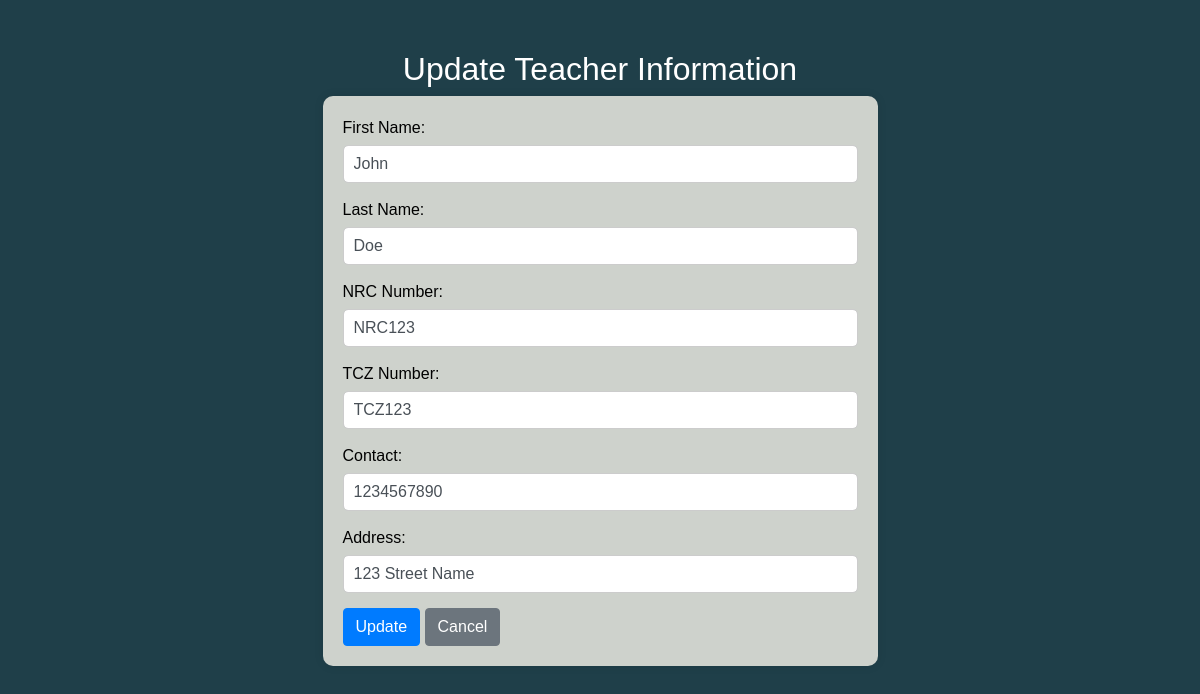
The app's page /update_teacher.php?id=1 with its own data.
### tables this page shows
CREATE TABLE IF NOT EXISTS `teachers` (
  `id` int NOT NULL AUTO_INCREMENT,
  `firstname` varchar(50) NOT NULL,
  `lastname` varchar(50) NOT NULL,
  `username` varchar(255) NOT NULL,
  `password` varchar(255) NOT NULL,
  `nrc_number` varchar(50) NOT NULL,
  `tcz_number` varchar(50) NOT NULL,
  `contact` varchar(50) NOT NULL,
  `address` varchar(255) NOT NULL,
  `class_id` int DEFAULT NULL,
  `class_ids` varchar(255) DEFAULT NULL,
  `active` tinyint DEFAULT '0',
  PRIMARY KEY (`id`),
  KEY `class_id` (`class_id`)
);

### update_teacher.php (the view, shortened to what this page needs)
<!DOCTYPE html>
<html lang="en">
<head>
    <link href="https://maxcdn.bootstrapcdn.com/bootstrap/4.5.2/css/bootstrap.min.css" rel="stylesheet">
</head>
<body>
<div class="container">
    <div class="form-container">
        <?php
        $servername = "localhost";
        $username = "root";
        $password = "";
        $dbname = "registration";
        $conn = new mysqli($servername, $username, $password, $dbname);
        if ($_SERVER['REQUEST_METHOD'] === 'GET' && isset($_GET['id'])) {
            $teacher_id = $_GET['id'];
            $sql_teacher = "SELECT id, firstname, lastname, nrc_number, tcz_number, contact, address FROM teachers WHERE id = ?";
            $stmt_teacher = $conn->prepare($sql_teacher);
            $stmt_teacher->bind_param("i", $teacher_id);
            $stmt_teacher->execute();
            $stmt_teacher->store_result();
            $stmt_teacher->bind_result($id, $firstname, $lastname, $nrc_number, $tcz_number, $contact, $address);
            if ($stmt_teacher->num_rows > 0) {
                ?>
                <h2 class="text-center">Update Teacher Information</h2>
                <form method="post" action="update_teacher_process.php">
                    <div class="form-group">
                        <label for="firstname">First Name:</label>
                        <input type="text" class="form-control" id="firstname" name="firstname" value="<?php echo $firstname; ?>">
                    </div>
                    <div class="form-group">
                        <label for="lastname">Last Name:</label>
                        <input type="text" class="form-control" id="lastname" name="lastname" value="<?php echo $lastname; ?>">
                    </div>
                    <div class="form-group">
                        <label for="nrc_number">NRC Number:</label>
                        <input type="text" class="form-control" id="nrc_number" name="nrc_number" value="<?php echo $nrc_number; ?>">
                    </div>
                    <div class="form-group">
                        <label for="tcz_number">TCZ Number:</label>
                        <input type="text" class="form-control" id="tcz_number" name="tcz_number" value="<?php echo $tcz_number; ?>">
                    </div>
                    <div class="form-group">
                        <label for="contact">Contact:</label>
                        <input type="text" class="form-control" id="contact" name="contact" value="<?php echo $contact; ?>">
                    </div>
                    <div class="form-group">
                        <label for="address">Address:</label>
                        <input type="text" class="form-control" id="address" name="address" value="<?php echo $address; ?>">
                    </div>
                    <button type="submit" class="btn btn-primary">Update</button>
                    <a href="dashboard.php" class="btn btn-secondary">Cancel</a>
                </form>
                <?php
            } else {
                echo "<div class='alert alert-danger text-center'>Teacher not found.</div>";
            }
        } else {
            echo "<div class='alert alert-danger text-center'>Invalid request.</div>";
        }
        ?>
    </div>
</div>
</body>
</html>

### update_teacher.php (style rules this page uses)
body { background-color: #1F3F49; font-family: Arial, sans-serif; }
.form-container { width: 50%; margin: 0 auto; padding-top: 50px; }
form { background-color: #CED2CC; padding: 20px; border-radius: 10px; box-shadow: 0 0 10px rgba(0, 0, 0, 0.1); }
.form-group { margin-bottom: 15px; }
.form-group label { display: block; margin-bottom: 5px; color: black; }
.form-group input { width: 100%; padding: 10px; border: 1px solid #ccc; border-radius: 5px; }
h2 { color: white; }

### records on screen
teachers: firstname "John", lastname "Doe", nrc_number "NRC123", tcz_number "TCZ123", contact "1234567890", address "123 Street Name"
